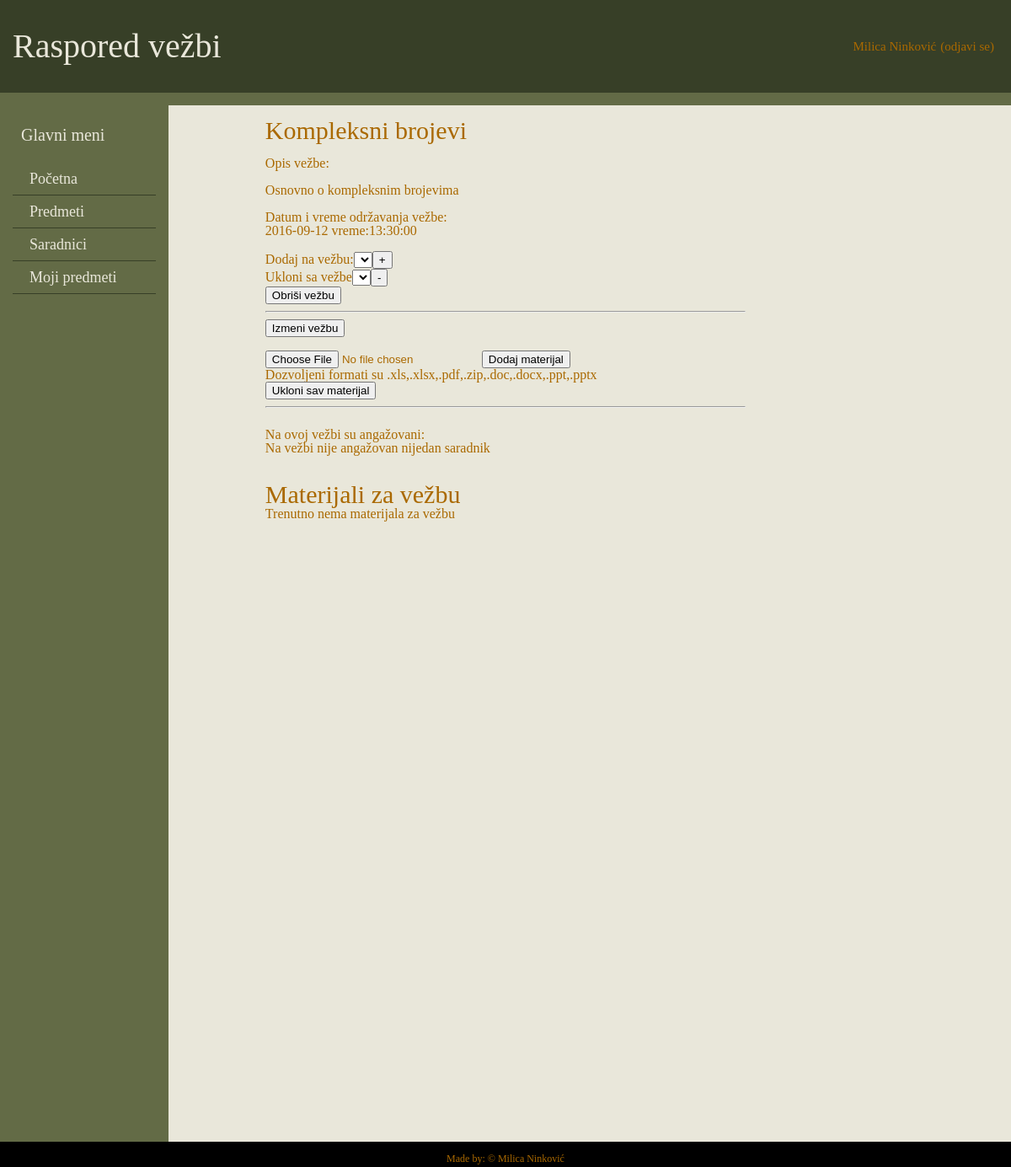
The page /vezba.php?id=9 (signed in) on the database its author committed.
### tables this page shows
CREATE TABLE `vezba` (
  `id` int(11) NOT NULL,
  `naziv` varchar(45) NOT NULL,
  `idpredmet` int(11) NOT NULL,
  `datum` date NOT NULL,
  `materijal` varchar(255) DEFAULT NULL,
  `opis` text,
  `vreme` time NOT NULL
);

### Konekcija.php (called while the page is built, shortened)
<?php
class Konekcija
{
    private $con;
    private static $pok;
    private function __construct()
    {
        $host = DB_HOST;
        $user = DB_USER;
        $name = DB_NAME;
        $pass = DB_PASS;
        $this->con = @mysqli_connect($host, $user, $pass, $name)
        OR
        die('Konekcija sa bazom nije uspela' . mysqli_connect_error());
        mysqli_set_charset($this->con, 'utf8');
    }
    public static function pokazivacKon(){
        if( self::$pok ==null )
            self::$pok = new Konekcija();
        return self::$pok;
    }
    public function getKonekcija()
    {
        return $this->con;
    }
    public static function upit($query){
        return   Konekcija::pokazivacKon()->getKonekcija()->query($query);
    }
    public static function prazna($result){
        if($result->num_rows===0)
            return 0;
        else
            return 1;
    }
}

### vezba.php (the view, shortened to what this page needs)
<?php
require_once 'Predmet.php';
$idV=$_GET['id'];
$ime=Predmet::vratiImeV($idV);
$idP=Predmet::nadjiIdPredmeta($idV);
if(isset($_SESSION['tip'])){
    $idS=$_SESSION['idKorisnik'];
    $moj=Saradnik::mojPredmet($idP,$idS);}
$page_title=$ime['naziv'];
require_once 'Saradnik.php';
include_once 'valicacija.php';
include_once 'templates/header.php';
include_once 'templates/left.php';
echo "<div class=\"col-6\">";
echo "<h3 id='vezbica'>".$page_title."</h3>";
echo "<br>";
Predmet::ispisiVezbu($idV);
echo'<br>';
if(isset($_SESSION['tip'])&&(($_SESSION['tip']==1)||$moj==1)){
    echo'
            <form action="" method="post" id="dodajNaV">
            <table>
                <tr>
                    <td><label for="imeSr">Dodaj na vežbu:</label></td>
                   <td> <select id="imeSr">';
    echo'</select></td>
            <td><input type="button" id="dodajNaVezbu" value="+"></td>
                </tr>
                <tr>
                <td colspan="3">
                    <p id="porukaDodajV"></p>
                </td>
                </tr>
            </table>
            </form>
    ';
    echo '<div id="osvezi"><form method="post" action="#" id="ukloniSV">
        <table>
             <tr>
                <td><label for="ukloniSar">Ukloni sa vežbe</label></td>
                <td><select id="ukloniSar">';
    echo '</select></td>
            <td><input type="button" id="ukloniSaV" value="-"></td>
            </tr>
            <tr>
                <td colspan="3">
                    <p id="porukaUkloniV"></p>
                </td>
            </tr>
        </table></form></div>';
echo '<input type="button" id="obrisiVezbu" value="Obriši vežbu">';
echo '<br><hr>';
echo '<input type="button" id="izmeniMe" value="Izmeni vežbu">';
echo '<br> <br>';
    include_once 'templates/frmdodajmaterijal.php';
    echo'<p>Dozvoljeni formati su .xls,.xlsx,.pdf,.zip,.doc,.docx,.ppt,.pptx </p>';
    echo '<input type="button" id="uklonimat" value="Ukloni sav materijal">';
}
echo '<hr><br>';
echo '<h4>Na ovoj vežbi su angažovani:</h4>';
echo '<div id="saradniciVezbe">';
echo'</div>';
echo '<br><br><div id="materijal">';
echo'<h3>Materijali za vežbu</h3>';
Predmet::ispisMaterijala($idV);
echo'</div>';
echo "</div>";
include_once 'templates/right.php';
include_once 'templates/footer.php';

### Predmet.php (shortened to what this page needs)
<?php
include_once 'Konekcija.php';
class Predmet
{
    public static function vratiImeV($idV){
        $qry='SELECT naziv FROM vezba WHERE id='.$idV;
        $result=Konekcija::upit($qry);
        $row=$result->fetch_assoc();
        return $row;
    }
    public static function ispisiVezbu($idV){
        $qry='SELECT * FROM vezba WHERE id='.$idV;
        $result=Konekcija::upit($qry);
        $row=$result->fetch_assoc();
        $opis=$row['opis'];
        $datum=$row['datum'];
        $vreme=$row['vreme'];
        echo '<h4>Opis vežbe:</h4><br><p id="opisVezbe">'.$opis.'</h4><br><br>';
        echo '<h4>Datum i vreme održavanja vežbe:</h4><p id="termin">'.$datum.' vreme:'.$vreme.'</p>';
    }
    public static function ispisMaterijala($idV){
        $qry='SELECT materijal FROM vezba WHERE id='.$idV;
        $error="Trenutno nema materijala za vežbu";
        $result=Konekcija::upit($qry);
        $v=Konekcija::prazna($result);
        if($v==0){
            echo $error;
        }
        else if($v==1){
            $row=$result->fetch_assoc();
            $link=$row['materijal'];
            if($link==null){
                echo $error;
            }
            else
            echo '<a href="'.$link.'">Materijal za vežbu</a>';
        }
    }
}

### css/style.css (style rules this page uses)
html, body, div, span, applet, object, iframe, h1, h2, h3, h4, h5, h6, p, blockquote, pre, a, abbr, acronym, address, big, cite, code, del, dfn, em, img, ins, kbd, q, s, samp, small, strike, strong, sub, sup, tt, var, b, u, i, center, dl, dt, dd, ol, ul, li, fieldset, form, label, legend, table, caption, tbody, tfoot, thead, tr, th, td, article, aside, canvas, details, embed, figure, figcaption, footer, header, menu, nav, output, ruby, section, summary, time, mark, audio, video { margin: 0; padding: 0; border: 0; font-size: 100%; font: inherit; vertical-align: baseline; }
body { line-height: 1; }
table { border-collapse: collapse; border-spacing: 0; }
body { padding:0; margin:0; background-color:#e9e7da ; color: #AA6900; }
h3 { font-size:30px; }

### css/grid.css (style rules this page uses)
html { box-sizing: border-box; }
*,*:before,*:after { box-sizing: inherit; }
.col-6 { width:50%; }
[class*="col-"] { float:left; padding:15px; }

### rows shown on the page
vezba: naziv "Kompleksni brojevi", opis "Osnovno o kompleksnim brojevima", datum "2016-09-12", vreme "13:30:00"

### other values the page prints
$_SESSION['ime'] "Milica"
$_SESSION['prezime'] "Ninković"
$error "Na vežbi nije angažovan nijedan saradnik"
$error "Trenutno nema materijala za vežbu"
